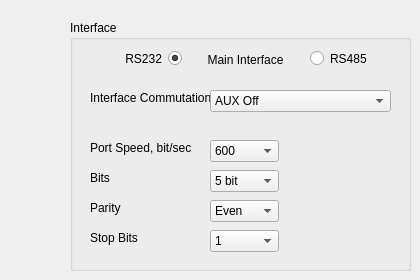
    <widget class="QWidget" name="tab_3">
     <attribute name="title">
      <string>Interfaces</string>
     </attribute>
     <widget class="QGroupBox" name="groupBox_10">
      <property name="geometry">
       <rect>
        <x>70</x>
        <y>20</y>
        <width>341</width>
        <height>251</height>
       </rect>
      </property>
      <property name="title">
       <string>Interface</string>
      </property>
      <widget class="QLabel" name="label_60">
       <property name="geometry">
        <rect>
         <x>20</x>
         <y>210</y>
         <width>61</width>
         <height>16</height>
        </rect>
       </property>
       <property name="text">
        <string>Stop Bits</string>
       </property>
      </widget>
      <widget class="QComboBox" name="STOP">
       <property name="geometry">
        <rect>
         <x>140</x>
         <y>210</y>
         <width>69</width>
         <height>22</height>
        </rect>
       </property>
       <item>
        <property name="text">
         <string>1</string>
        </property>
       </item>
       <item>
        <property name="text">
         <string>1.5</string>
        </property>
       </item>
       <item>
        <property name="text">
         <string>2</string>
        </property>
       </item>
      </widget>
      <widget class="QLabel" name="label_56">
       <property name="geometry">
        <rect>
         <x>20</x>
         <y>70</y>
         <width>121</width>
         <height>16</height>
        </rect>
       </property>
       <property name="text">
        <string>Interface Commutation</string>
       </property>
      </widget>
      <widget class="QComboBox" name="PRTY">
       <property name="geometry">
        <rect>
         <x>140</x>
         <y>180</y>
         <width>69</width>
         <height>22</height>
        </rect>
       </property>
       <item>
        <property name="text">
         <string>Even</string>
        </property>
       </item>
       <item>
        <property name="text">
         <string>Odd</string>
        </property>
       </item>
       <item>
        <property name="text">
         <string>Space 0</string>
        </property>
       </item>
       <item>
        <property name="text">
         <string>Mark 1</string>
        </property>
       </item>
       <item>
        <property name="text">
         <string>No Parity</string>
        </property>
       </item>
      </widget>
      <widget class="QLabel" name="label_55">
       <property name="geometry">
        <rect>
         <x>120</x>
         <y>30</y>
         <width>111</width>
         <height>20</height>
        </rect>
       </property>
       <property name="text">
        <string>Main Interface</string>
       </property>
       <property name="alignment">
        <set>Qt::AlignCenter</set>
       </property>
      </widget>
      <widget class="QLabel" name="label_58">
       <property name="geometry">
        <rect>
         <x>20</x>
         <y>150</y>
         <width>61</width>
         <height>16</height>
        </rect>
       </property>
       <property name="text">
        <string>Bits</string>
       </property>
      </widget>
      <widget class="QLabel" name="label_57">
       <property name="geometry">
        <rect>
         <x>20</x>
         <y>120</y>
         <width>101</width>
         <height>16</height>
        </rect>
       </property>
       <property name="text">
        <string>Port Speed, bit/sec</string>
       </property>
      </widget>
      <widget class="QRadioButton" name="MPRT_RS232">
       <property name="geometry">
        <rect>
         <x>30</x>
         <y>30</y>
         <width>82</width>
         <height>17</height>
        </rect>
       </property>
       <property name="layoutDirection">
        <enum>Qt::RightToLeft</enum>
       </property>
       <property name="text">
        <string>RS232</string>
       </property>
       <property name="checked">
        <bool>true</bool>
       </property>
      </widget>
      <widget class="QRadioButton" name="MPRT_RS485">
       <property name="geometry">
        <rect>
         <x>240</x>
         <y>30</y>
         <width>82</width>
         <height>17</height>
        </rect>
       </property>
       <property name="text">
        <string>RS485</string>
       </property>
      </widget>
      <widget class="QComboBox" name="MAPT">
       <property name="geometry">
        <rect>
         <x>140</x>
         <y>70</y>
         <width>181</width>
         <height>22</height>
        </rect>
       </property>
       <item>
        <property name="text">
         <string>AUX Off</string>
        </property>
       </item>
       <item>
        <property name="text">
         <string>NET&lt;-&gt;PORT</string>
        </property>
       </item>
       <item>
        <property name="text">
         <string>AUX_PORT&lt;-&gt;MAIN PORT</string>
        </property>
       </item>
      </widget>
      <widget class="QLabel" name="label_59">
       <property name="geometry">
        <rect>
         <x>20</x>
         <y>180</y>
         <width>61</width>
         <height>16</height>
        </rect>
       </property>
       <property name="text">
        <string>Parity</string>
       </property>
      </widget>
      <widget class="QComboBox" name="BDRT">
       <property name="geometry">
        <rect>
         <x>140</x>
         <y>120</y>
         <width>69</width>
         <height>22</height>
        </rect>
       </property>
       <item>
        <property name="text">
         <string>600</string>
        </property>
       </item>
       <item>
        <property name="text">
         <string>1200</string>
        </property>
       </item>
       <item>
        <property name="text">
         <string>2400</string>
        </property>
       </item>
       <item>
        <property name="text">
         <string>4800</string>
        </property>
       </item>
       <item>
        <property name="text">
         <string>9600</string>
        </property>
       </item>
       <item>
        <property name="text">
         <string>14400</string>
        </property>
       </item>
       <item>
        <property name="text">
         <string>19200</string>
        </property>
       </item>
       <item>
        <property name="text">
         <string>38400</string>
        </property>
       </item>
       <item>
        <property name="text">
         <string>57600</string>
        </property>
       </item>
       <item>
        <property name="text">
         <string>115200</string>
        </property>
       </item>
      </widget>
      <widget class="QComboBox" name="BITS">
       <property name="geometry">
        <rect>
         <x>140</x>
         <y>150</y>
         <width>69</width>
         <height>22</height>
        </rect>
       </property>
       <item>
        <property name="text">
         <string>5 bit</string>
        </property>
       </item>
       <item>
        <property name="text">
         <string>6 bit</string>
        </property>
       </item>
       <item>
        <property name="text">
         <string>7 bit</string>
        </property>
       </item>
       <item>
        <property name="text">
         <string>8 bit</string>
        </property>
       </item>
      </widget>
     </widget>
    </widget>
